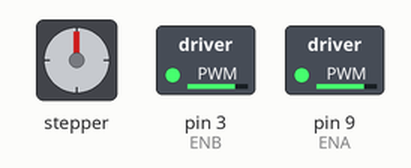
Recording of a sketch running on a simulated Arduino Uno, built with avr-gcc and run on an emulated ATmega328P. Parts: stepper motor, switched loads named in the sketch (green lamp = pin HIGH). Wiring (inferred from the names in the program): stepper motor (200 steps per turn assumed): coils pin 8, pin 7, pin 5, pin 4. Pins used as bus, display or sensor lines are not drawn.

Above: at 0.1 s.
At 7.1 s:
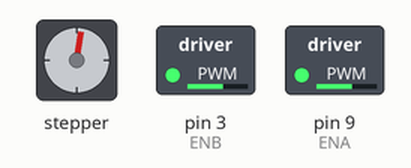
At 17.1 s:
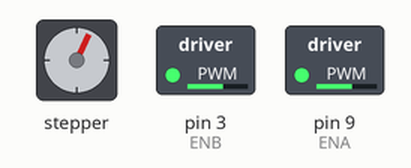
At 25.1 s:
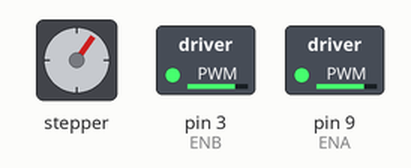
At 35.1 s:
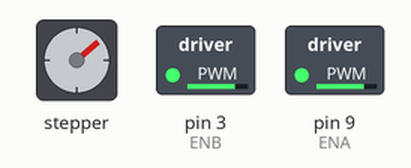
At 37.1 s:
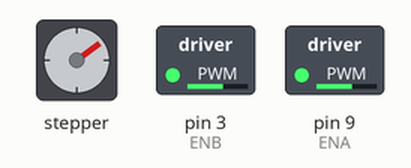
Timing chart, 0 to 40.0 s (numbered marks = the images above):
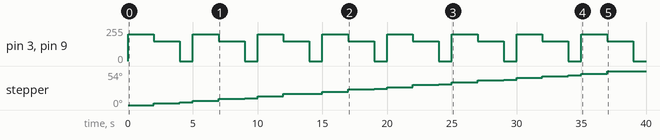

The sketch:

example.ino
```cpp
// Arduino sketch controlling two DC motors via the L298N using PWM on EN pins and digital IN pins to run forward, reverse, and stop.
//
// Buy this module: https://shillehtek.com/products/shillehtek-l298n-motor-driver-controller-board
// Full manual: https://shillehtek.com/blogs/shillehtek-product-manuals/l298n-motor-driver-controller-board-module-for-stepper-motor-dc-dual-h-bridge
// More examples: https://github.com/shillehbean/shillehtek-examples
//

// L298N - Drive 2 DC motors forward, backward, and stop
// Motor A: ENA=D9, IN1=D8, IN2=D7
// Motor B: ENB=D3, IN3=D5, IN4=D4

const int ENA = 9;
const int IN1 = 8;
const int IN2 = 7;
const int ENB = 3;
const int IN3 = 5;
const int IN4 = 4;

void setup() {
  pinMode(ENA, OUTPUT); pinMode(IN1, OUTPUT); pinMode(IN2, OUTPUT);
  pinMode(ENB, OUTPUT); pinMode(IN3, OUTPUT); pinMode(IN4, OUTPUT);
}

void setMotor(int enPin, int in1, int in2, int speed) {
  // speed: -255 (full back) .. 255 (full fwd). 0 = stop.
  digitalWrite(in1, speed > 0 ? HIGH : LOW);
  digitalWrite(in2, speed < 0 ? HIGH : LOW);
  analogWrite(enPin, abs(speed));
}

void loop() {
  setMotor(ENA, IN1, IN2, 200);   // Motor A forward ~80%
  setMotor(ENB, IN3, IN4, 200);   // Motor B forward ~80%
  delay(2000);

  setMotor(ENA, IN1, IN2, -150);  // Motor A reverse ~60%
  setMotor(ENB, IN3, IN4, -150);
  delay(2000);

  setMotor(ENA, IN1, IN2, 0);     // stop
  setMotor(ENB, IN3, IN4, 0);
  delay(1000);
}
```

Measured:
- by itself, pin 3 (ENB), pin 9 (ENA): repeats every 5.0 s: 150/255 2.0 s, 0/255 1.0 s, 200/255 2.0 s
